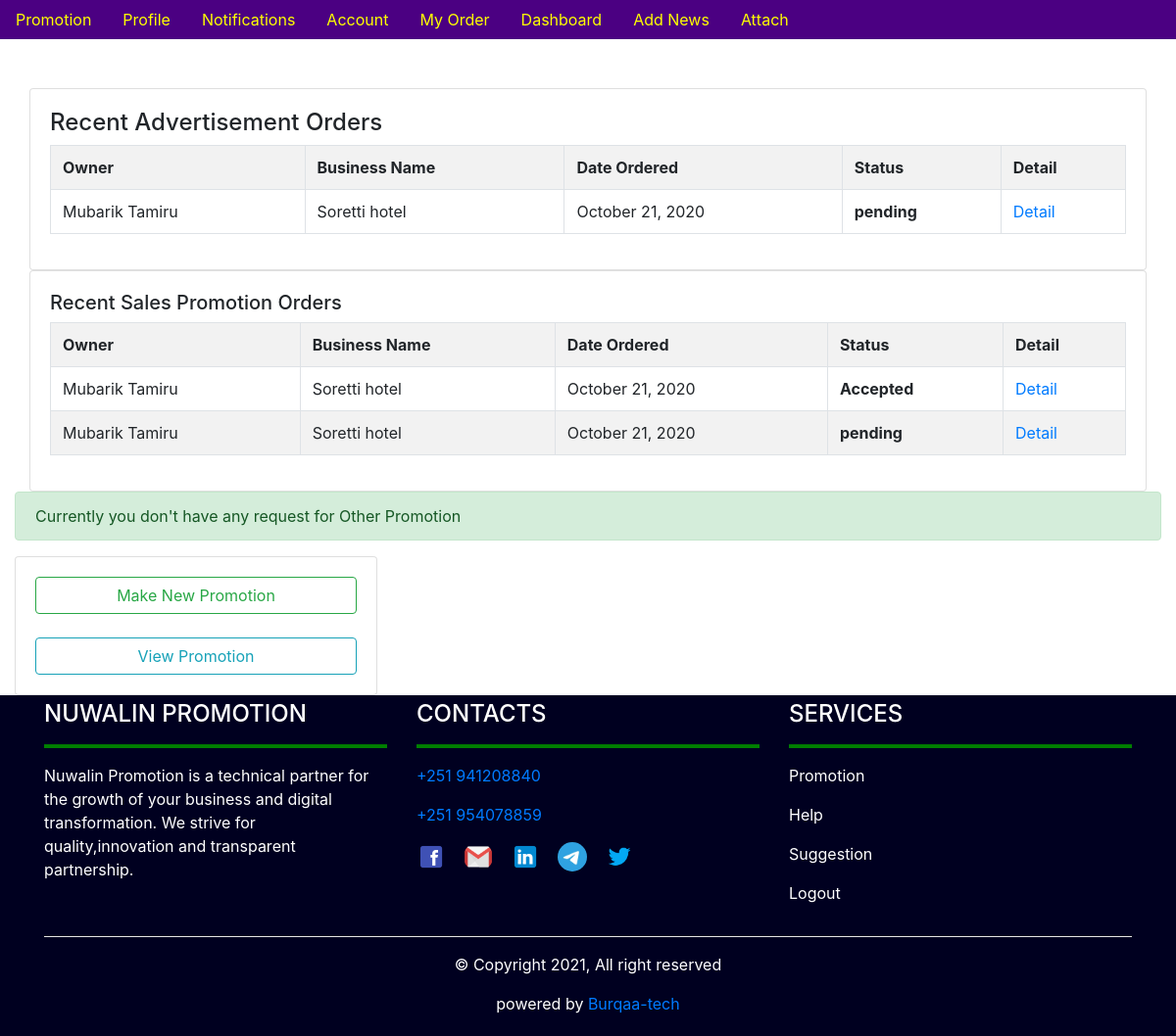
The page /user_order/ (signed in) on the database its author committed.
### promotion/models.py (models this page shows, shortened)
class Adertising(models.Model):
    STATUS = (
        ('pending', 'pending'),
        ('Accepted', 'Accepted'),
    )
    ad_owner = models.ForeignKey(User, on_delete=models.CASCADE, related_name='adownerprofile')
    business_name=models.CharField(max_length=300)
    address = models.CharField(max_length=100)
    specific_area = models.CharField(max_length=100)
    description=models.TextField(max_length=2000)
    image1 = models.ImageField()
    image2 = models.ImageField()
    image3 = models.ImageField(null=True, blank=True)
    contact_info=models.TextField(max_length=100)
    status=models.CharField(max_length=100,choices=STATUS,default='pending')
    date_posted = models.DateTimeField(default=timezone.now)

class SalesPromotion(models.Model):
    STATUS = (
        ('pending', 'pending'),
        ('Accepted', 'Accepted'),
    )
    owner = models.ForeignKey(User, on_delete=models.CASCADE, related_name='ownerprofile')
    business_name=models.CharField(max_length=300)
    address = models.CharField(max_length=100)
    specific_area = models.CharField(max_length=100)
    description=models.TextField(max_length=2000)
    image1 = models.ImageField()
    image2 = models.ImageField()
    image3 = models.ImageField(null=True, blank=True)
    contact_info=models.TextField(max_length=100)
    status = models.CharField(max_length=100,choices=STATUS, default='pending')
    date_posted = models.DateTimeField(default=timezone.now)

### promotion/views.py (the view)
# urls.py: path('user_order/', views.user_order, name='userorder'),
@login_required(login_url='login')
def user_order(request):
    advorder=Adertising.objects.filter(ad_owner=request.user)
    salesorder=SalesPromotion.objects.filter(owner=request.user)
    otherorder=OtherPromotion.objects.filter(owner=request.user)
    context={'advorder':advorder,
             'salesorder':salesorder,
             'otherorder':otherorder,
             }
    return render(request,'promotion/myorder.html',context)

### promotion/templates/promotion/myorder.html
{% extends 'promotion/base.html' %}
{% load static %}
{% block content %}
<div class="container-fluid" style="margin-top:90px;">
{% if advorder %}
        <div class="col-md-12">
  <div class=" card card-body">
      <h4>Recent Advertisement Orders</h4>
      <table class="table table-striped table-bordered" >
                    <tr>
                         <th>Owner</th>
                         <th>Business Name</th>
                         <th>Date Ordered</th>
                         <th>Status</th>
                         <th>Detail</th>
                    </tr>
                    {% for order in advorder %}
                        <tr>
                            <td>{{order.ad_owner.get_full_name}}</td>
                            <td>{{order.business_name}}</td>
                            <td>{{order.date_posted|date:"F d, Y"}}</td>
                            <td><b>{{order.status}}</b></td>
                             <td><a href="">Detail</a></td>
                        </tr>
                    {% endfor %}
                </table>
          </div>
    </div>
 {% else %}
    <p class="alert alert-info"> Currently you don't have any request for Advertisement</a> </p>
{% endif %}
{% if salesorder %}
    <div class="col-md-12">
  <div class=" card card-body">
      <h5>Recent Sales Promotion Orders</h5>
      <table class="table table-striped table-bordered" >
                    <tr>
                         <th>Owner</th>
                         <th>Business Name</th>
                         <th>Date Ordered</th>
                         <th>Status</th>
                         <th>Detail</th>
                    </tr>
                    {% for order in salesorder %}
                        <tr>
                                <td>{{order.owner.get_full_name}}</td>
                            <td>{{order.business_name}}</td>
                            <td>{{order.date_posted|date:"F d, Y"}}</td>
                            <td><b>{{order.status}}</b></td>
                            <td><a href="">Detail</a></td>
                        </tr>
                    {% endfor %}
                </table>
          </div>
    </div>
{% else %}
    <p class="alert alert-Warning"> Currently you don't have any request for Sales Promotion</a> </p>
{% endif %}
{% if otherorder %}
<div class="col-md-12">
  <div class=" card card-body">
      <h5>Recent Other Promotion Orders</h5>
      <table class="table table-striped table-bordered" >
                    <tr>
                         <th>Owner</th>
                         <th>Business Name</th>
                         <th>Date Ordered</th>
                         <th>Status</th>
                         <th>Detail</th>
                    </tr>
                    {% for order in otherorder %}
                        <tr>
                                <td>{{order.owner.get_full_name}}</td>
                            <td>{{order.description|linebreaksbr|slice:":200"}}...</td>
                            <td>{{order.date_posted|date:"F d, Y"}}</td>
                            <td><b>{{order.status}}</b></td>
                            <td><a href="">Detail</a></td>
                        </tr>
                    {% endfor %}
                </table>
          </div>
    </div>
{% else %}
    <p class="alert alert-success"> Currently you don't have any request for Other Promotion</a> </p>
{% endif %}
      <div class="row">
        <div class="col-md-4">
             <div class="card card-body">
              <a href="{% url 'promotion_category' %}" class="btn btn-outline-success"> Make New Promotion</a><br>
              <a href="{% url 'home' %}" class="btn btn-outline-info">  View Promotion</a>
              </div>
        </div>
      </div>
</div>
{% endblock %}

### rows shown on the page
Adertising: ad_owner.get_full_name "Mubarik Tamiru", business_name "Soretti hotel", date_posted "October 21, 2020", status "pending"
SalesPromotion: owner.get_full_name "Mubarik Tamiru", business_name "Soretti hotel", date_posted "October 21, 2020", status "Accepted"
SalesPromotion: owner.get_full_name "Mubarik Tamiru", business_name "Soretti hotel", date_posted "October 21, 2020", status "pending"
